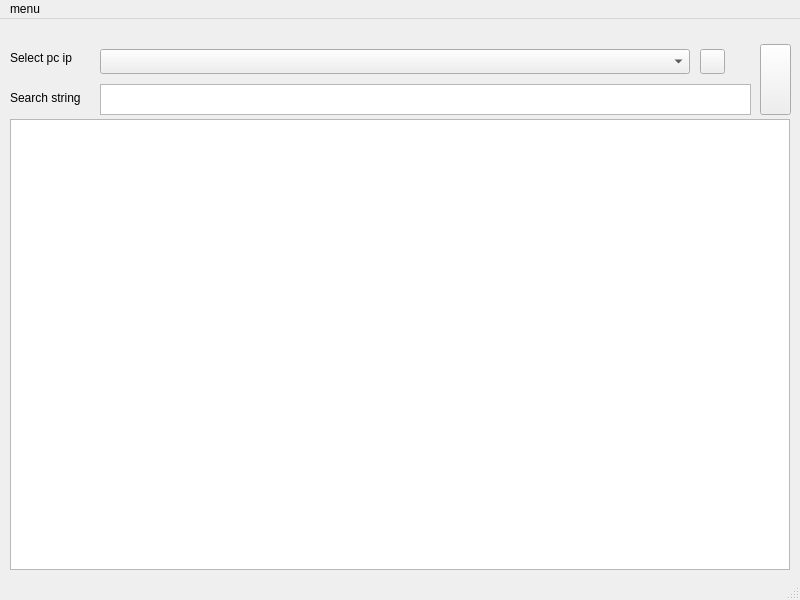
<?xml version="1.0" encoding="UTF-8"?>
<ui version="4.0">
 <class>MainWindow</class>
 <widget class="QMainWindow" name="MainWindow">
  <property name="geometry">
   <rect>
    <x>0</x>
    <y>0</y>
    <width>800</width>
    <height>600</height>
   </rect>
  </property>
  <property name="windowTitle">
   <string>Search</string>
  </property>
  <widget class="QWidget" name="centralwidget">
   <widget class="QLabel" name="label_ip">
    <property name="geometry">
     <rect>
      <x>10</x>
      <y>30</y>
      <width>91</width>
      <height>17</height>
     </rect>
    </property>
    <property name="text">
     <string>Select pc ip</string>
    </property>
   </widget>
   <widget class="QTextEdit" name="textEdit_search">
    <property name="geometry">
     <rect>
      <x>100</x>
      <y>65</y>
      <width>651</width>
      <height>31</height>
     </rect>
    </property>
    <property name="statusTip">
     <string>Search field</string>
    </property>
   </widget>
   <widget class="QLabel" name="label_search">
    <property name="geometry">
     <rect>
      <x>10</x>
      <y>70</y>
      <width>91</width>
      <height>17</height>
     </rect>
    </property>
    <property name="text">
     <string>Search string</string>
    </property>
   </widget>
   <widget class="QPlainTextEdit" name="plainTextEdit_result">
    <property name="geometry">
     <rect>
      <x>10</x>
      <y>100</y>
      <width>780</width>
      <height>451</height>
     </rect>
    </property>
    <property name="statusTip">
     <string>Result list</string>
    </property>
    <property name="readOnly">
     <bool>true</bool>
    </property>
   </widget>
   <widget class="QPushButton" name="btn_search">
    <property name="geometry">
     <rect>
      <x>760</x>
      <y>25</y>
      <width>31</width>
      <height>71</height>
     </rect>
    </property>
    <property name="statusTip">
     <string>Search</string>
    </property>
    <property name="text">
     <string/>
    </property>
    <property name="icon">
     <iconset>
      <normaloff>search_icon.png</normaloff>search_icon.png</iconset>
    </property>
   </widget>
   <widget class="QComboBox" name="comboBox_ip">
    <property name="enabled">
     <bool>true</bool>
    </property>
    <property name="geometry">
     <rect>
      <x>100</x>
      <y>30</y>
      <width>590</width>
      <height>25</height>
     </rect>
    </property>
    <property name="editable">
     <bool>false</bool>
    </property>
    <property name="maxVisibleItems">
     <number>100</number>
    </property>
   </widget>
   <widget class="QPushButton" name="btn_add_ip">
    <property name="geometry">
     <rect>
      <x>700</x>
      <y>30</y>
      <width>25</width>
      <height>25</height>
     </rect>
    </property>
    <property name="text">
     <string/>
    </property>
    <property name="icon">
     <iconset>
      <normaloff>plus.png</normaloff>plus.png</iconset>
    </property>
   </widget>
  </widget>
  <widget class="QMenuBar" name="menubar">
   <property name="geometry">
    <rect>
     <x>0</x>
     <y>0</y>
     <width>800</width>
     <height>22</height>
    </rect>
   </property>
   <widget class="QMenu" name="menuhelp">
    <property name="title">
     <string>menu</string>
    </property>
    <addaction name="actionhelp"/>
   </widget>
   <addaction name="menuhelp"/>
  </widget>
  <widget class="QStatusBar" name="statusbar"/>
  <action name="actionhelp">
   <property name="text">
    <string>help</string>
   </property>
   <property name="statusTip">
    <string>Show help menu</string>
   </property>
   <property name="shortcut">
    <string>Ctrl+H</string>
   </property>
  </action>
 </widget>
 <resources/>
 <connections/>
</ui>
